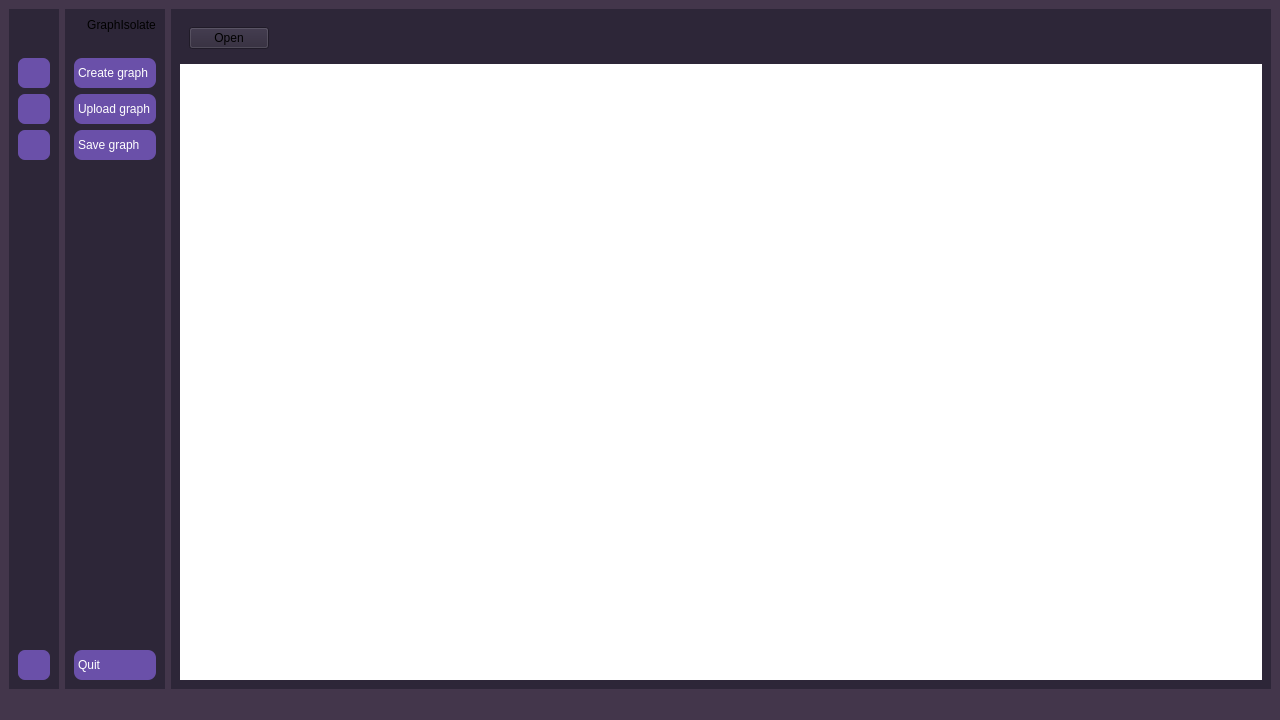
<?xml version="1.0" encoding="UTF-8"?>
<ui version="4.0">
 <class>MainWindow</class>
 <widget class="QMainWindow" name="MainWindow">
  <property name="geometry">
   <rect>
    <x>0</x>
    <y>0</y>
    <width>1280</width>
    <height>720</height>
   </rect>
  </property>
  <property name="sizePolicy">
   <sizepolicy hsizetype="Preferred" vsizetype="Preferred">
    <horstretch>0</horstretch>
    <verstretch>0</verstretch>
   </sizepolicy>
  </property>
  <property name="minimumSize">
   <size>
    <width>1280</width>
    <height>720</height>
   </size>
  </property>
  <property name="windowTitle">
   <string>MainWindow</string>
  </property>
  <property name="styleSheet">
   <string notr="true">background-color: rgb(67, 54, 75);</string>
  </property>
  <widget class="QWidget" name="centralwidget">
   <layout class="QGridLayout" name="gridLayout">
    <item row="0" column="2">
     <widget class="QWidget" name="main_widget" native="true">
      <property name="styleSheet">
       <string notr="true">background-color: rgb(45, 38, 56);</string>
      </property>
      <layout class="QVBoxLayout" name="verticalLayout_4">
       <item>
        <widget class="QWidget" name="header_widget" native="true">
         <layout class="QHBoxLayout" name="horizontalLayout">
          <item>
           <widget class="QPushButton" name="pushButton_sidebar">
            <property name="text">
             <string>Open</string>
            </property>
            <property name="checkable">
             <bool>true</bool>
            </property>
           </widget>
          </item>
          <item>
           <spacer name="horizontalSpacer_2">
            <property name="orientation">
             <enum>Qt::Horizontal</enum>
            </property>
            <property name="sizeHint" stdset="0">
             <size>
              <width>942</width>
              <height>13</height>
             </size>
            </property>
           </spacer>
          </item>
         </layout>
        </widget>
       </item>
       <item>
        <widget class="QStackedWidget" name="stackedWidget">
         <property name="styleSheet">
          <string notr="true">background-color: rgb(255, 255, 255);</string>
         </property>
         <widget class="QWidget" name="page"/>
         <widget class="QWidget" name="page_2"/>
        </widget>
       </item>
      </layout>
     </widget>
    </item>
    <item row="0" column="0">
     <widget class="QWidget" name="icon_only_widget" native="true">
      <property name="styleSheet">
       <string notr="true">QWidget {
	background-color: rgb(45, 38, 56);
}
QPushButton {
	color: white;
	background-color: rgb(106, 80, 169);
	height: 30px;
	border: none;
	border-radius: 7px;
}</string>
      </property>
      <layout class="QVBoxLayout" name="verticalLayout">
       <item>
        <widget class="QLabel" name="label">
         <property name="styleSheet">
          <string notr="true">background-color: rgb(45, 38, 56);</string>
         </property>
         <property name="text">
          <string/>
         </property>
         <property name="pixmap">
          <pixmap resource="resources.qrc">:/icons/assets/icons/logo-light.png</pixmap>
         </property>
         <property name="scaledContents">
          <bool>false</bool>
         </property>
         <property name="alignment">
          <set>Qt::AlignCenter</set>
         </property>
        </widget>
       </item>
       <item>
        <spacer name="verticalSpacer_2">
         <property name="orientation">
          <enum>Qt::Vertical</enum>
         </property>
         <property name="sizeType">
          <enum>QSizePolicy::Fixed</enum>
         </property>
         <property name="sizeHint" stdset="0">
          <size>
           <width>20</width>
           <height>20</height>
          </size>
         </property>
        </spacer>
       </item>
       <item>
        <widget class="QPushButton" name="pushButton_create_graph_icon">
         <property name="text">
          <string/>
         </property>
         <property name="icon">
          <iconset resource="resources.qrc">
           <normaloff>:/icons/assets/icons/create-light.png</normaloff>:/icons/assets/icons/create-light.png</iconset>
         </property>
         <property name="iconSize">
          <size>
           <width>24</width>
           <height>24</height>
          </size>
         </property>
        </widget>
       </item>
       <item>
        <widget class="QPushButton" name="pushButton_upload_graph_icon">
         <property name="text">
          <string/>
         </property>
         <property name="icon">
          <iconset resource="resources.qrc">
           <normaloff>:/icons/assets/icons/upload-light.png</normaloff>:/icons/assets/icons/upload-light.png</iconset>
         </property>
         <property name="iconSize">
          <size>
           <width>24</width>
           <height>24</height>
          </size>
         </property>
        </widget>
       </item>
       <item>
        <widget class="QPushButton" name="pushButton_save_icon">
         <property name="text">
          <string/>
         </property>
         <property name="icon">
          <iconset resource="resources.qrc">
           <normaloff>:/icons/assets/icons/save-light.png</normaloff>:/icons/assets/icons/save-light.png</iconset>
         </property>
         <property name="iconSize">
          <size>
           <width>24</width>
           <height>24</height>
          </size>
         </property>
        </widget>
       </item>
       <item>
        <spacer name="verticalSpacer">
         <property name="orientation">
          <enum>Qt::Vertical</enum>
         </property>
         <property name="sizeHint" stdset="0">
          <size>
           <width>20</width>
           <height>427</height>
          </size>
         </property>
        </spacer>
       </item>
       <item>
        <widget class="QPushButton" name="pushButton_quit_icon">
         <property name="text">
          <string/>
         </property>
         <property name="icon">
          <iconset resource="resources.qrc">
           <normaloff>:/icons/assets/icons/quit-light.png</normaloff>:/icons/assets/icons/quit-light.png</iconset>
         </property>
         <property name="iconSize">
          <size>
           <width>24</width>
           <height>24</height>
          </size>
         </property>
        </widget>
       </item>
      </layout>
     </widget>
    </item>
    <item row="0" column="1">
     <widget class="QWidget" name="icon_name_widget" native="true">
      <property name="styleSheet">
       <string notr="true">QWidget {
	background-color: rgb(45, 38, 56);
}
QPushButton {
	color: white;
	background-color: rgb(106, 80, 169);
	text-align: left;
	height: 30px;
	border: none;
	border-radius: 8px;
	padding-left: 4px;
}</string>
      </property>
      <layout class="QVBoxLayout" name="verticalLayout_2">
       <item>
        <layout class="QHBoxLayout" name="horizontalLayout_2">
         <item>
          <widget class="QLabel" name="label_2">
           <property name="text">
            <string/>
           </property>
           <property name="pixmap">
            <pixmap resource="resources.qrc">:/icons/assets/icons/logo-light.png</pixmap>
           </property>
          </widget>
         </item>
         <item>
          <widget class="QLabel" name="label_3">
           <property name="styleSheet">
            <string notr="true">background-color: rgb(45, 38, 56);</string>
           </property>
           <property name="text">
            <string>GraphIsolate</string>
           </property>
           <property name="alignment">
            <set>Qt::AlignCenter</set>
           </property>
          </widget>
         </item>
        </layout>
       </item>
       <item>
        <spacer name="verticalSpacer_1">
         <property name="orientation">
          <enum>Qt::Vertical</enum>
         </property>
         <property name="sizeType">
          <enum>QSizePolicy::Fixed</enum>
         </property>
         <property name="sizeHint" stdset="0">
          <size>
           <width>20</width>
           <height>20</height>
          </size>
         </property>
        </spacer>
       </item>
       <item>
        <widget class="QPushButton" name="pushButton_create_graph">
         <property name="text">
          <string notr="true">Create graph</string>
         </property>
         <property name="icon">
          <iconset resource="resources.qrc">
           <normaloff>:/icons/assets/icons/create-light.png</normaloff>:/icons/assets/icons/create-light.png</iconset>
         </property>
         <property name="iconSize">
          <size>
           <width>24</width>
           <height>24</height>
          </size>
         </property>
         <property name="checkable">
          <bool>false</bool>
         </property>
         <property name="autoExclusive">
          <bool>false</bool>
         </property>
        </widget>
       </item>
       <item>
        <widget class="QPushButton" name="pushButton_upload_graph">
         <property name="text">
          <string>Upload graph</string>
         </property>
         <property name="icon">
          <iconset resource="resources.qrc">
           <normaloff>:/icons/assets/icons/upload-light.png</normaloff>:/icons/assets/icons/upload-light.png</iconset>
         </property>
         <property name="iconSize">
          <size>
           <width>24</width>
           <height>24</height>
          </size>
         </property>
         <property name="checkable">
          <bool>false</bool>
         </property>
         <property name="autoExclusive">
          <bool>false</bool>
         </property>
        </widget>
       </item>
       <item>
        <widget class="QPushButton" name="pushButton_save">
         <property name="text">
          <string>Save graph</string>
         </property>
         <property name="icon">
          <iconset resource="resources.qrc">
           <normaloff>:/icons/assets/icons/save-light.png</normaloff>:/icons/assets/icons/save-light.png</iconset>
         </property>
         <property name="iconSize">
          <size>
           <width>24</width>
           <height>24</height>
          </size>
         </property>
         <property name="checkable">
          <bool>false</bool>
         </property>
         <property name="autoExclusive">
          <bool>false</bool>
         </property>
        </widget>
       </item>
       <item>
        <spacer name="verticalSpacer_5">
         <property name="orientation">
          <enum>Qt::Vertical</enum>
         </property>
         <property name="sizeHint" stdset="0">
          <size>
           <width>20</width>
           <height>425</height>
          </size>
         </property>
        </spacer>
       </item>
       <item>
        <widget class="QPushButton" name="pushButton_quit">
         <property name="text">
          <string>Quit</string>
         </property>
         <property name="icon">
          <iconset resource="resources.qrc">
           <normaloff>:/icons/assets/icons/quit-light.png</normaloff>:/icons/assets/icons/quit-light.png</iconset>
         </property>
         <property name="iconSize">
          <size>
           <width>24</width>
           <height>24</height>
          </size>
         </property>
        </widget>
       </item>
      </layout>
     </widget>
    </item>
   </layout>
  </widget>
  <widget class="QMenuBar" name="menubar">
   <property name="geometry">
    <rect>
     <x>0</x>
     <y>0</y>
     <width>1280</width>
     <height>21</height>
    </rect>
   </property>
  </widget>
  <widget class="QStatusBar" name="statusbar"/>
 </widget>
 <resources>
  <include location="resources.qrc"/>
 </resources>
 <connections/>
</ui>
